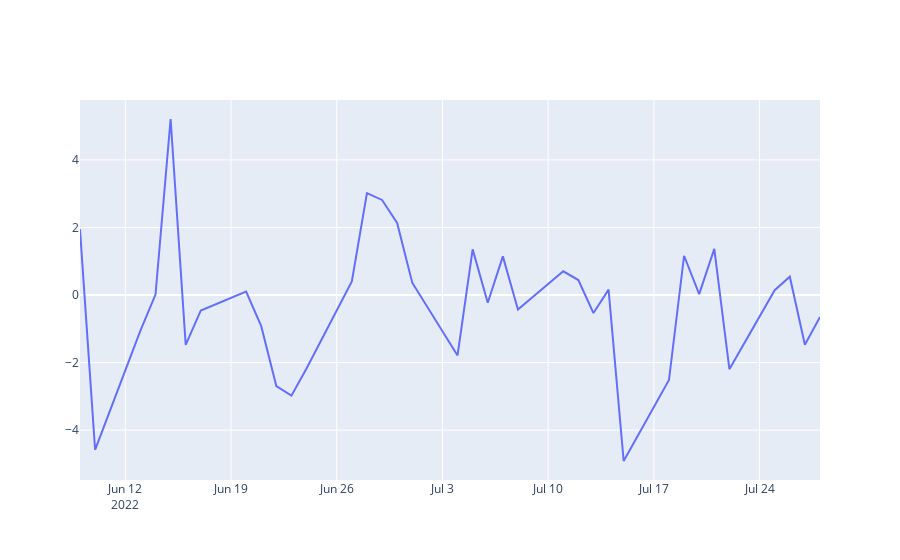

Notebook code for this chart:
### Markdown cell above
# stk pre status

### Code cell
df_history_return = w.wsd("128111.SZ,002738.SZ,128095.SZ,002812.SZ,113626.SH,603596.SH,123092.SZ,300332.SZ",
 "pct_chg", f"{status_begin_date}", f"{status_end_date}", "",usedf=True)[1]

df_pair_history_return = df_history_return[cbond_pair]
df_pair_history_return['diff'] = df_pair_history_return[cbond_pair[0]] - df_pair_history_return[cbond_pair[1]]
# df_pair_history_return['diff'].plot()

import warnings
warnings.filterwarnings("ignore")


#plotly 画图代码模板
import plotly.graph_objects as go
fig = go.Figure(data=[
    go.Scatter(name='diff', x=df_pair_history_return.index, y=df_pair_history_return['diff']),
])
fig.show()

df_stk_pre_return = w.wsd("128111.SZ,002738.SZ,128095.SZ,002812.SZ,113626.SH,603596.SH,123092.SZ,300332.SZ", 
"pct_chg", f"{status_begin_date}", f"{status_end_date}", "",usedf=True)[1]

df_stk_pre_return = df_stk_pre_return.reset_index()
df_stk_pre_return['index'] = df_stk_pre_return['index'].apply(str)
df_stk_pre_return = df_stk_pre_return.set_index('index')

df_stk_pre_trade_status = w.wsd("002812.SZ,603596.SH,300332.SZ,002738.SZ", 
"trade_status", f"{status_begin_date}", f"{status_end_date}", "",usedf=True)[1]
df_stk_pre_trade_status = df_stk_pre_trade_status.reset_index()
df_stk_pre_trade_status['index'] = df_stk_pre_trade_status['index'].apply(str)
df_stk_pre_trade_status = df_stk_pre_trade_status.set_index('index')

### Figure 1 — Plotly figure (JSON) as saved in the notebook; plotly's stock layout.template omitted (floating-point values rounded to 4 significant figures)
{"data": [{"name": "diff", "type": "scatter", "x": ["2022-06-09", "2022-06-10", "2022-06-13", "2022-06-14", "2022-06-15", "2022-06-16", "2022-06-17", "2022-06-20", "2022-06-21", "2022-06-22", "2022-06-23", "2022-06-24", "2022-06-27", "2022-06-28", "2022-06-29", "2022-06-30", "2022-07-01", "2022-07-04", "2022-07-05", "2022-07-06", "2022-07-07", "2022-07-08", "2022-07-11", "2022-07-12", "2022-07-13", "2022-07-14", "2022-07-15", "2022-07-18", "2022-07-19", "2022-07-20", "2022-07-21", "2022-07-22", "2022-07-25", "2022-07-26", "2022-07-27", "2022-07-28"], "y": [1.945, -4.581, -1.054, 0.0146, 5.212, -1.476, -0.4565, 0.1025, -0.9217, -2.692, -2.977, -2.172, 0.4032, 3.016, 2.815, 2.135, 0.3651, -1.787, 1.352, -0.2263, 1.145, -0.4282, 0.7026, 0.4451, -0.5331, 0.1598, -4.913, -2.516, 1.163, 0.02694, 1.365, -2.195, 0.1428, 0.5437, -1.474, -0.6465]}], "layout": {}}
